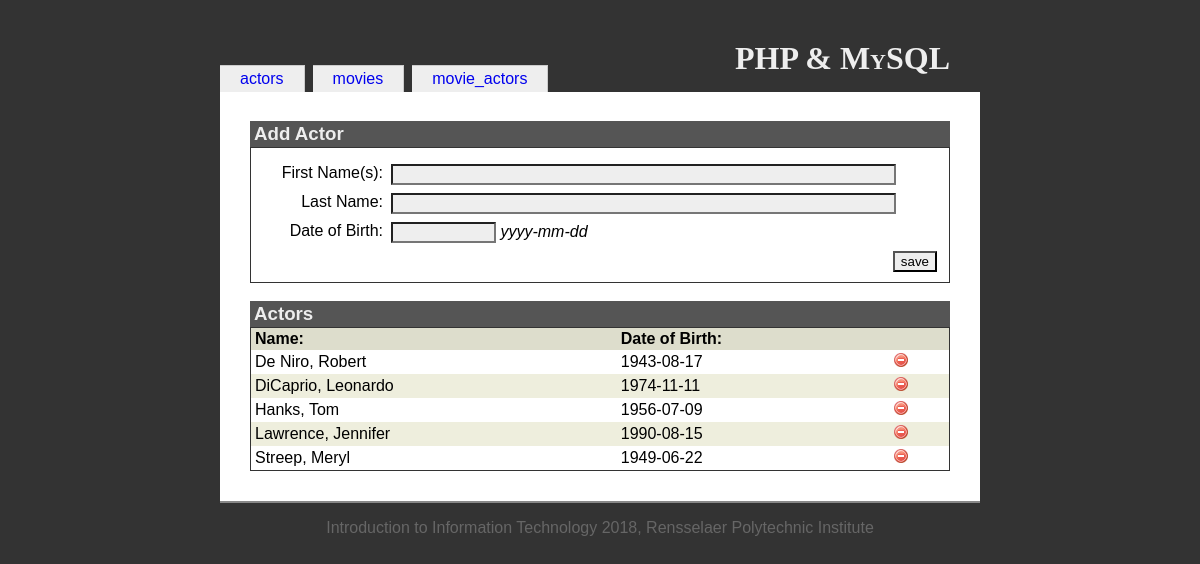
The page / on the database its author committed.
### tables this page shows
CREATE TABLE `actors` (
  `actorid` int(10) UNSIGNED NOT NULL,
  `first_name` varchar(100) NOT NULL,
  `last_name` varchar(100) NOT NULL,
  `birthdate` date NOT NULL
);

### index.php (the view, shortened to what this page needs)
<?php
  include('includes/init.inc.php');
  include('includes/functions.inc.php');
?>
<?php
  include('includes/head.inc.php');
?>
<h1>PHP &amp; MySQL</h1>
<?php include('includes/menubody.inc.php'); ?>
<?php
  $dbOk = false;
  @ $db = new mysqli('localhost', 'root', 'DAMphe#1878*', 'iit');
  if ($db->connect_error) {
    echo '<div class="messages">Could not connect to the database. Error: ';
    echo $db->connect_errno . ' - ' . $db->connect_error . '</div>';
  } else {
    $dbOk = true;
  }
  $havePost = isset($_POST["save"]);
  $errors = '';
?>
<h3>Add Actor</h3>
<form id="addForm" name="addForm" action="index.php" method="post" onsubmit="return validate(this);">
  <fieldset>
    <div class="formData">
      <label class="field" for="first_name">First Name(s):</label>
      <div class="value"><input type="text" size="60" value="<?php if($havePost && $errors != '') { echo $firstName; } ?>" name="first_name" id="first_name"/></div>
      <label class="field" for="last_name">Last Name:</label>
      <div class="value"><input type="text" size="60" value="<?php if($havePost && $errors != '') { echo $lastName; } ?>" name="last_name" id="last_name"/></div>
      <label class="field" for="birthdate">Date of Birth:</label>
      <div class="value"><input type="text" size="10" maxlength="10" value="<?php if($havePost && $errors != '') { echo $birthdate; } ?>" name="birthdate" id="birthdate"/> <em>yyyy-mm-dd</em></div>
      <input type="submit" value="save" id="save" name="save"/>
    </div>
  </fieldset>
</form>
<h3>Actors</h3>
<table id="actorTable">
<?php
  if ($dbOk) {
    $query = 'select * from actors order by last_name';
    $result = $db->query($query);
    $numRecords = $result->num_rows;
    echo '<tr><th>Name:</th><th>Date of Birth:</th><th></th></tr>';
    for ($i=0; $i < $numRecords; $i++) {
      $record = $result->fetch_assoc();
      if ($i % 2 == 0) {
        echo "\n".'<tr id="actor-' . $record['actorid'] . '"><td>';
      } else {
        echo "\n".'<tr class="odd" id="actor-' . $record['actorid'] . '"><td>';
      }
      echo htmlspecialchars($record['last_name']) . ', ';
      echo htmlspecialchars($record['first_name']);
      echo '</td><td>';
      echo htmlspecialchars($record['birthdate']);
      echo '</td><td>';
      echo '<img src="resources/delete.png" class="deleteActor" width="16" height="16" alt="delete actor"/>';
      echo '</td></tr>';
    }
  }
?>
</table>
<?php include('includes/foot.inc.php');
?>

### includes/init.inc.php
<!DOCTYPE html>
<html>
  <head>

### includes/head.inc.php (shortened to what this page needs)
  <link href="resources/iit.css" rel="stylesheet" type="text/css"/>
</head>
<body>
  <div id="header">

### includes/menubody.inc.php (shortened to what this page needs)
<?php echo buildMenu(); ?>
</div>
<div id="bodyBlock">

### includes/functions.inc.php
<?php
function buildMenu() {
	$menu = array(
		'index' => 'actors',
		'movies' => 'movies',
		'movie_actors' => 'movie_actors'
	);
	$menuOutput = '<ul id="menu">';
	foreach ($menu as $key => $value) {
		if($_SERVER['PHP_SELF'] == "$key.php") {
			$selected = ' class="selected"';
		} else {
			$selected = '';
		}
		$menuOutput .= '<li' . $selected . '><a href="' . $key . '.php" title="' . $value . '">' . $value . '</a></li>';
	}
	$menuOutput .= '</ul>';
  return $menuOutput;
}
?>

### includes/foot.inc.php
    </div>
    <div id="footer">
      Introduction to Information Technology 2018, Rensselaer Polytechnic Institute
    </div>
  </body>
</html>

### resources/iit.css (style rules this page uses)
body { font-family: Georgia, Arial, Helvetica, sans-serif; color: black; background-color: #333; margin: 0; padding: 0; }
#header { position: relative; width: 760px; margin: 0 auto; color: #eee; background-color: #333; padding: 0; }
h1 { position: relative; top: 20px; text-align: right; margin: 20px 30px 0 0; font-family: Palatino, Times New Roman, Times, serif; font-variant: small-caps; }
#menu { width: 100%; margin: 0.5em 0 0 0; padding: 0; }
#menu li { display: inline-block; list-style: none; padding: 0; margin: 0 0.5em 0 0; color: #333; background-color: #eee; border-top: 1px solid #ccc; border-right: 1px solid #ccc; }
#menu a { display: block; padding: 4px 20px; text-decoration: none; }
#bodyBlock { width: 700px; margin: 0 auto; padding: 10px 30px 30px 30px; color: black; background-color: white; border-bottom: 2px solid #888; }
fieldset { clear: both; margin: 0; padding-top: 1em; border: 1px solid #333; }
.field { width: 120px; margin: 0 0.5em 0.5em 0; float: left; clear: left; text-align: right; }
.value { margin: 0 0 0.5em 0; }
input { background-color: #eee; color: black; }
#save { float: right; }
h3 { margin: 1em 0 0 0; background-color: #555; color: #eee; padding: 2px 4px; }
table { margin: 0; }
th { text-align: left; padding-right: 1em; }
td { padding-right: 1em; }
#actorTable { width: 100%; border-spacing: 0; border: 1px solid #333; }
#actorTable th { background-color: #ddc; padding: 2px 4px; }
#actorTable td { padding: 2px 4px; }
#actorTable tr.odd td { background-color: #eed; color: black; }
.deleteActor { cursor: pointer; }
#footer { text-align: center; margin: 1em 0 0 0; color: #666; background-color: transparent; }

### rows shown on the page
actors: last_name "De Niro", first_name "Robert", birthdate "1943-08-17"
actors: last_name "DiCaprio", first_name "Leonardo", birthdate "1974-11-11"
actors: last_name "Hanks", first_name "Tom", birthdate "1956-07-09"
actors: last_name "Lawrence", first_name "Jennifer", birthdate "1990-08-15"
actors: last_name "Streep", first_name "Meryl", birthdate "1949-06-22"

### other values the page prints
$value "actors"
$value "movies"
$value "movie_actors"
